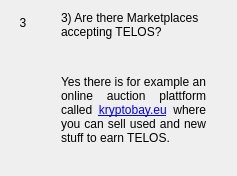
                  <widget class="QWidget" name="widgetFaq3" native="true">
                   <layout class="QHBoxLayout" name="horizontalpage_3" stretch="0,1">
                    <item alignment="Qt::AlignTop">
                     <widget class="QLabel" name="labelNumber3">
                      <property name="minimumSize">
                       <size>
                        <width>24</width>
                        <height>24</height>
                       </size>
                      </property>
                      <property name="maximumSize">
                       <size>
                        <width>16777215</width>
                        <height>24</height>
                       </size>
                      </property>
                      <property name="text">
                       <string>3</string>
                      </property>
                      <property name="alignment">
                       <set>Qt::AlignCenter</set>
                      </property>
                     </widget>
                    </item>
                    <item>
                     <layout class="QVBoxLayout" name="verticalLayoutpage_3">
                      <property name="leftMargin">
                       <number>20</number>
                      </property>
                      <property name="rightMargin">
                       <number>20</number>
                      </property>
                      <item>
                       <widget class="QLabel" name="labelSubtitle3">
                        <property name="text">
                         <string>3) Are there Marketplaces accepting TELOS?</string>
                        </property>
                        <property name="wordWrap">
                         <bool>true</bool>
                        </property>
                       </widget>
                      </item>
                      <item>
                       <spacer name="verticalSpacer_30">
                        <property name="orientation">
                         <enum>Qt::Vertical</enum>
                        </property>
                        <property name="sizeType">
                         <enum>QSizePolicy::Fixed</enum>
                        </property>
                        <property name="sizeHint" stdset="0">
                         <size>
                          <width>20</width>
                          <height>30</height>
                         </size>
                        </property>
                       </spacer>
                      </item>
                      <item>
                       <widget class="QLabel" name="labelContent3">
                        <property name="text">
                         <string>&lt;html&gt;&lt;head/&gt;&lt;body&gt;&lt;p align=&quot;justify&quot;&gt;Yes there is for example an online auction plattform called &lt;a style='color: #CEB247' href=&quot;https://kryptobay.eu&quot;&gt;&lt;span style=&quot; text-decoration: underline; color:#0000ff;&quot;&gt;kryptobay.eu&lt;/span&gt;&lt;/a&gt; where you can sell used and new stuff to earn TELOS. &lt;/p&gt;&lt;/body&gt;&lt;/html&gt;</string>
                        </property>
                        <property name="alignment">
                         <set>Qt::AlignLeading|Qt::AlignLeft|Qt::AlignTop</set>
                        </property>
                        <property name="wordWrap">
                         <bool>true</bool>
                        </property>
                       </widget>
                      </item>
                      <item>
                       <spacer name="verticalSpacer_31">
                        <property name="orientation">
                         <enum>Qt::Vertical</enum>
                        </property>
                        <property name="sizeHint" stdset="0">
                         <size>
                          <width>20</width>
                          <height>20</height>
                         </size>
                        </property>
                       </spacer>
                      </item>
                     </layout>
                    </item>
                   </layout>
                  </widget>
